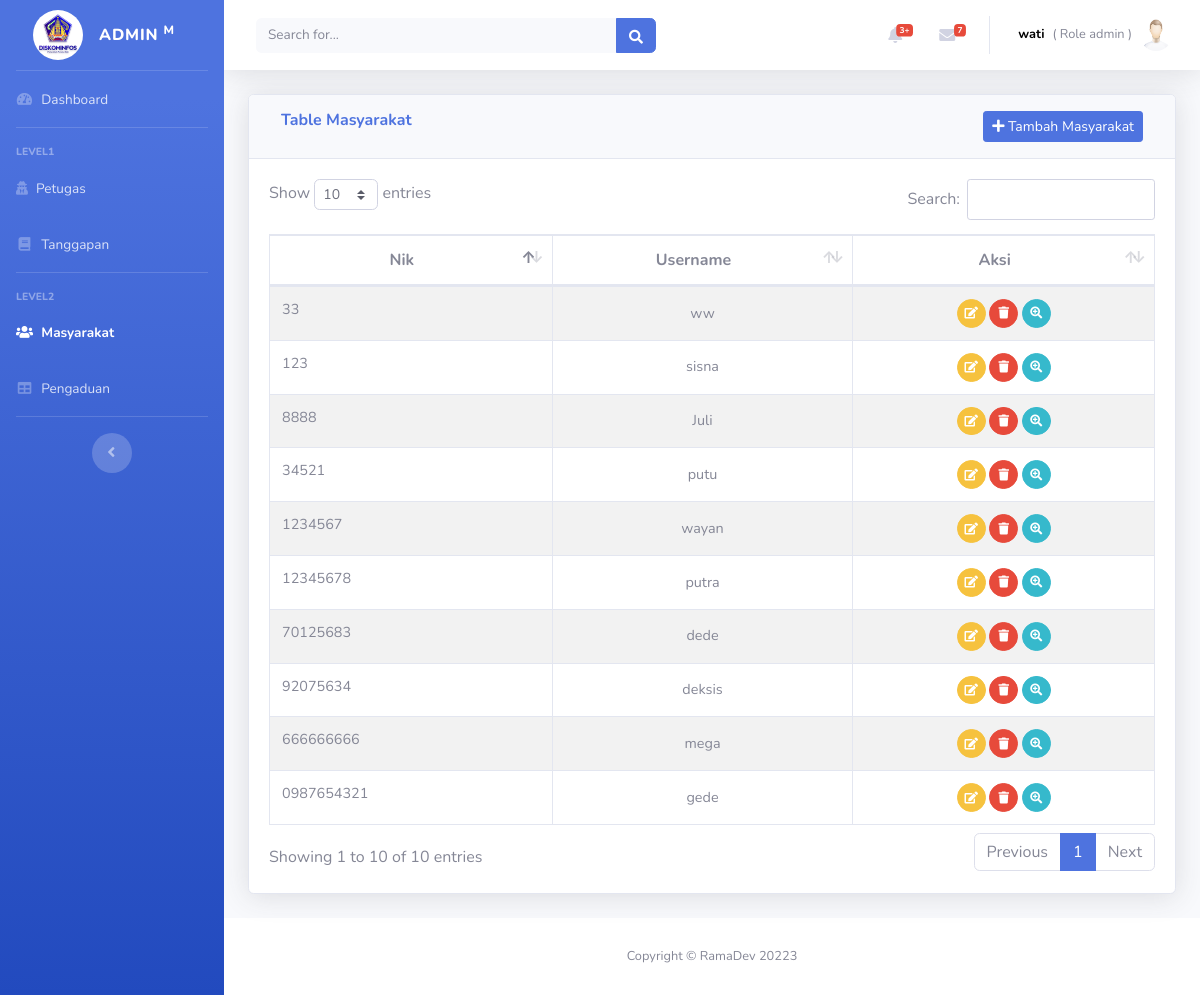
Screenshot of /admin-Page/dashboard.php?page=masyarakat (signed in) with the database file from the repository.
### tables this page shows
CREATE TABLE `petugas` (
  `id_petugas` int(11) NOT NULL,
  `nama_petugas` varchar(35) NOT NULL,
  `username` varchar(25) NOT NULL,
  `password` varchar(32) NOT NULL,
  `telp` varchar(13) NOT NULL,
  `level` enum('admin','petugas') NOT NULL,
  `foto_petugas` varchar(255) DEFAULT NULL
);

CREATE TABLE `masyarakat` (
  `nik` char(16) NOT NULL,
  `nama` varchar(35) NOT NULL,
  `username` varchar(25) NOT NULL,
  `password` varchar(255) NOT NULL,
  `telp` varchar(13) NOT NULL
);

### admin-Page/masyarakat.php (the view, shortened to what this page needs)
<div class="container-fluid">
    <div class="card shadow mb-4">
        <div class="card-header py-3">
            <div class="col-md-12">
                <div class="row">
                    <div class="col-md-6">
                        <h6 class="m-0 font-weight-bold text-primary">Table Masyarakat</h6>
                    </div>
                    <div class="col-md-6 ">
                        <div class="float-right">
                            <a href="dashboard.php?page=masyarakattambah" class="btn btn-primary btn-sm"> <i
                                    class="fa fa-plus"></i> Tambah Masyarakat</a>
                        </div>
                    </div>
                </div>
            </div>
        </div>
        <div class="card-body">
            <div class="table-responsive">
                <table class="table table-bordered dataTable table-hover table-striped" id="dataTable" role="grid"
                    width="100%" cellspacing="0">
                    <thead>
                        <tr>
                            <th class="text-center">Nik</th>
                            <th class="text-center">Username</th>
                            <th class="text-center">Aksi</th>
                        </tr>
                    </thead>
                    <tbody style="font-size:0.9em !important;">
                        <?php
                             $tampil = mysqli_query($koneksi,"SELECT * FROM masyarakat");
                             while ($data = mysqli_fetch_Array($tampil)){
                        ?>
                        <tr>
                            <td>
                                <?php echo $data['nik']; ?>
                            </td>
                            <td style="text-align:center; vertical-align:middle">
                                <?php echo $data['username']; ?>
                            </td>
                            <td style="text-align:center; vertical-align:middle;">
                                <?php
                              echo'
                              <a href="dashboard.php?page=masyarakatedit&id='.$data['nik'].'" class="btn btn-circle btn-warning btn-sm"><i class="fas fa-fw fa-edit "></i></a>
                              <a href="dashboard.php?page=masyarakathapus&id='.$data['nik'].'"
                              class="btn btn-circle btn-danger btn-sm" name="hapus">
                              <i class="fa fa-trash"></i>
                           </a>
                              ';
                              ?>
                                <button data-target="#Showing<?php echo $data['nik'] ?>" data-toggle="modal"
                                    class="btn btn-circle btn-info btn-sm">
                                    <i class="fa fa-search-plus">
                                    </i>
                                </button>
                            </td>
                    </tbody>
                </table>
            </div>
        </div>
    </div>
</div>
</tr>
<?php } ?>

### admin-Page/dashboard.php (shortened to what this page needs)
<?php
if(!isset($_SESSION['sesion']) && $_SESSION['sesion']!='petugas'){
header("location:login.php");
}else{
?>
<!DOCTYPE html>
<html lang="en">
<head>
    <link href="Asset/vendor/fontawesome-free/css/all.min.css" rel="stylesheet" type="text/css">
  <link rel="stylesheet" href="Asset/PLUGINS/css/intlTelInput.css">
       <link rel="stylesheet" href="Asset/PLUGINS/css/demo.css">
    <link href="Asset/css/sb-admin-2.min.css" rel="stylesheet">
    <link href="Asset/vendor/datatables/dataTables.bootstrap4.min.css" rel="stylesheet">
    <link rel="stylesheet" type="text/css" href="Asset/CustomFileInputs/css/normalize.css" />
		<link rel="stylesheet" type="text/css" href="Asset/CustomFileInputs/css/component.css" />
         <link href="Asset/file-input/css/fileinput.css" media="all" rel="stylesheet" type="text/css"/>
    <link href="Asset/file-input/themes/explorer-fa5/theme.css" media="all" rel="stylesheet" type="text/css"/>
      <link rel="stylesheet" href="Asset/bootstrap-select/css/bootstrap-select.css">
</head>
<body id="page-top">
<?php
      include("koneksi.php");
      include("function.php");
      menu();
      if(isset($_GET['caripetugas'])){
        include("petugas.php");
      } else if(isset($_GET['carimasyarakat'])){
        include("masyarakat.php");
      } else if(isset($_GET['page'])){
        $page=$_GET['page'];
        if($page=='pengaduan'){
          include("pengaduan.php");
        }else if($page=='pengaduantambah'){
          include("pengaduan_tambah.php");
        }else if($page=='pengaduanedit'){
          include("pengaduan_edit.php");
        }else if($page=='pengaduanhapus'){
          include("pengaduan_hapus.php");
          }else if($page=='petugas'){
            include("petugas.php");
          }else if($page=='petugashapus'){
            include("petugas_hapus.php");
        }else if($page=='petugastambah'){
            include("petugas_tambah.php");
        }else if($page=='petugasedit'){
            include("petugas_edit.php");
        }else if($page=='masyarakat'){
            include("masyarakat.php");
          }else if($page=='masyarakatedit'){
            include("masyarakat_edit.php");
          }else if($page=='masyarakathapus'){
            include("masyarakat_hapus.php");
          }else if($page=='masyarakattambah'){
            include("masyarakat_tambah.php");
          }else if($page=='tanggapan'){
            include("tanggapan.php");
          }else if($page=='tanggapanedit'){
            include("tanggapan_edit.php");
          }else if($page=='tanggapanhapus'){
            include("tanggapan_hapus.php");
          }else if($page=='tanggapantambah'){
            include("tanggapan_tambah.php");
          }else if($page=='tanggapanshow'){
            include("tanggapan_show.php");
          }else if($page=='profile'){
            include("profile.php");
          }else if($page=='report'){
            include("report.php");
          }else if($page=='pengaduan_show'){
            include("pengaduan_show.php");
    }else if($page=='logout'){
      include("logout.php");
    }
      }else{
        beranda();
      }
      footer();
    ?>
</body>
</html>
<?php
}
?>

### admin-Page/function.php (shortened to what this page needs)
<?php
function menu()
{
    ?>
    <?php
    include("koneksi.php");
    $tampil = mysqli_query($koneksi, "SELECT * FROM petugas WHERE id_petugas='" . $_SESSION['id_petugas'] . "'");
    $data = mysqli_fetch_array($tampil);
    ?>
    <div id="wrapper">
        <ul class="navbar-nav bg-gradient-primary sidebar sidebar-dark accordion" id="accordionSidebar">
            <a class="sidebar-brand d-flex align-items-center justify-content-center" href="dashboard.php">
                <div class="sidebar-brand-icon ">
                    <img src="Asset/img/kominfo.jpg" alt="Dashboard" class="img-profile rounded-circle" width="50">
                </div>
                <div class="sidebar-brand-text mx-3">Admin <sup>M</sup></div>
            </a>
            <hr class="sidebar-divider my-0">
            <?php
            if ($data['level'] == 'admin') { ?>
                <li <?php if (!isset($_GET['page'])) {
                    echo 'class="nav-item active"';
                } ?> class="nav-item">
                    <a class="nav-link" href="dashboard.php">
                        <i class="fas fa-fw fa-tachometer-alt"></i>
                        <span>Dashboard</span></a>
                </li>
                <hr class="sidebar-divider">
                <div class="sidebar-heading">
                    Level1
                </div>
                <li <?php
                if (isset($_GET['page']) && $_GET['page'] == 'petugas') {
                    echo 'class="nav-item active"';
                } else if (isset($_GET['page']) && $_GET['page'] == 'petugastambah') {
                    echo 'class="nav-item active"';
                } else if (isset($_GET['page']) && $_GET['page'] == 'petugasedit') {
                    echo 'class="nav-item active"';
                } else if (isset($_GET['page']) && $_GET['page'] == 'petugashapus') {
                    echo 'class="nav-item active"';
                }
                ?> class="nav-item">
                    <a class="nav-link" href="dashboard.php?page=petugas">
                        <i class="fa fa-user-secret"></i>
                        <span>Petugas</span></a>
                </li>
                <li <?php
                if (isset($_GET['page']) && $_GET['page'] == 'tanggapan') {
                    echo 'class="nav-item active"';
                } else if (isset($_GET['page']) && $_GET['page'] == 'tanggapantambah') {
                    echo 'class="nav-item active"';
                } else if (isset($_GET['page']) && $_GET['page'] == 'tanggapanedit') {
                    echo 'class="nav-item active"';
                } else if (isset($_GET['page']) && $_GET['page'] == 'tanggapanhapus') {
                    echo 'class="nav-item active"';
                } else if (isset($_GET['page']) && $_GET['page'] == 'tanggapanshow') {
                    echo 'class="nav-item active"';
                }
                ?> class="nav-item">
                    <a class="nav-link" href="dashboard.php?page=tanggapan">
                        <i class="fas fa-fw fa-book"></i>
                        <span>Tanggapan</span></a>
                </li>
                <hr class="sidebar-divider">
                <div class="sidebar-heading">
                    Level2
                </div>
                <li <?php
                if (isset($_GET['page']) && $_GET['page'] == 'masyarakat') {
                    echo 'class="nav-item active"';
                } else if (isset($_GET['page']) && $_GET['page'] == 'masyarakattambah') {
                    echo 'class="nav-item active"';
                } else if (isset($_GET['page']) && $_GET['page'] == 'masyarakatedit') {
                    echo 'class="nav-item active"';
                } else if (isset($_GET['page']) && $_GET['page'] == 'masyarakathapus') {
                    echo 'class="nav-item active"';
                }
                ?> class="nav-item">
                    <a class="nav-link " href="dashboard.php?page=masyarakat">
                        <i class="fas fa-fw fa-users"></i>
                        <span>Masyarakat</span></a>
                </li>
                <li <?php
                if (isset($_GET['page']) && $_GET['page'] == 'pengaduan') {
                    echo 'class="nav-item active"';
                } else if (isset($_GET['page']) && $_GET['page'] == 'pengaduantambah') {
                    echo 'class="nav-item active"';
                } else if (isset($_GET['page']) && $_GET['page'] == 'pengaduanedit') {
                    echo 'class="nav-item active"';
                } else if (isset($_GET['page']) && $_GET['page'] == 'pengaduanhapus') {
                    echo 'class="nav-item active"';
                }
                ?> class="nav-item">
                    <a class="nav-link" href="dashboard.php?page=pengaduan">
                        <i class="fas fa-fw fa-table"></i>
                        <span>Pengaduan</span></a>
                </li>
                <?php
            }
            ?>
            <hr class="sidebar-divider d-none d-md-block">
            <div class="text-center d-none d-md-inline">
                <button class="rounded-circle border-0" id="sidebarToggle"></button>
            </div>
        </ul>
        <div id="content-wrapper" class="d-flex flex-column">
            <div id="content">
                <nav class="navbar navbar-expand navbar-light bg-white topbar mb-4 static-top shadow">
                    <form class="d-none d-sm-inline-block form-inline mr-auto ml-md-3 my-2 my-md-0 mw-100 navbar-search">
                        <div class="input-group">
                            <input type="text" class="form-control bg-light border-0 small" placeholder="Search for..."
                                aria-label="Search" aria-describedby="basic-addon2">
                            <div class="input-group-append">
                                <button class="btn btn-primary" type="button">
                                    <i class="fas fa-search fa-sm"></i>
                                </button>
                            </div>
                        </div>
                    </form>
                    <ul class="navbar-nav ml-auto">
                        <li class="nav-item dropdown no-arrow mx-1">
                            <a class="nav-link dropdown-toggle" href="#" id="alertsDropdown" role="button"
                                data-toggle="dropdown" aria-haspopup="true" aria-expanded="false">
                                <i class="fas fa-bell fa-fw"></i>
                                <span class="badge badge-danger badge-counter">3+</span>
                            </a>
                        </li>
                        <li class="nav-item dropdown no-arrow mx-1">
                            <a class="nav-link dropdown-toggle" href="#" id="messagesDropdown" role="button"
                                data-toggle="dropdown" aria-haspopup="true" aria-expanded="false">
                                <i class="fas fa-envelope fa-fw"></i>
                                <span class="badge badge-danger badge-counter">7</span>
                            </a>
                        </li>
                        <li class="nav-item dropdown no-arrow">
                            <a class="nav-link dropdown-toggle" href="#" id="userDropdown" role="button"
                                data-toggle="dropdown" aria-haspopup="true" aria-expanded="false">
                                <span class="mr-2  d-lg-inline text-gray-600 small"
                                    style="color:black !important; font-weight:bold;">
                                    <?php echo $data['nama_petugas'] ?>
                                </span><span class="mr-2  d-lg-inline text-gray-600 small">( Role
                                    <?php echo $data['level'] ?> )
                                </span>
                                <td style="text-align:center; vertical-align:middle;">
                                    <?php if ($data['foto_petugas'] != '') { ?>
                                        <img src="Admin-img/<?= $data['foto_petugas']; ?>" class="img-profile rounded-circle"
                                            style="max-widht:15em;" width="200" alt="Foto petugas">
                                    <?php } else { ?>
                                        <img src="Asset/img/default.png" class="img-profile rounded-circle" width="150"
                                            style="align-items:center;" alt="No Foto Uploaded">
                                    <?php } ?>
                                </td>
                            </a>
                        </li>
                    </ul>
                </nav>
                <?php
}
    ?>
    <?php
function footer()
{
    ?>
    <footer class="sticky-footer bg-white">
        <div class="container my-auto">
            <div class="copyright text-center my-auto">
                <span>Copyright &copy; RamaDev 20223</span>
            </div>
        </div>
    </footer>
    <?php
}
?>

### rows the page displays
petugas: nama_petugas "wati", level "admin"
masyarakat: nik "0987654321", username "gede"
masyarakat: nik "123", username "sisna"
masyarakat: nik "1234567", username "wayan"
masyarakat: nik "12345678", username "putra"
masyarakat: nik "33", username "ww"
masyarakat: nik "34521", username "putu"
masyarakat: nik "666666666", username "mega"
masyarakat: nik "70125683", username "dede"
masyarakat: nik "8888", username "Juli"
masyarakat: nik "92075634", username "deksis"
